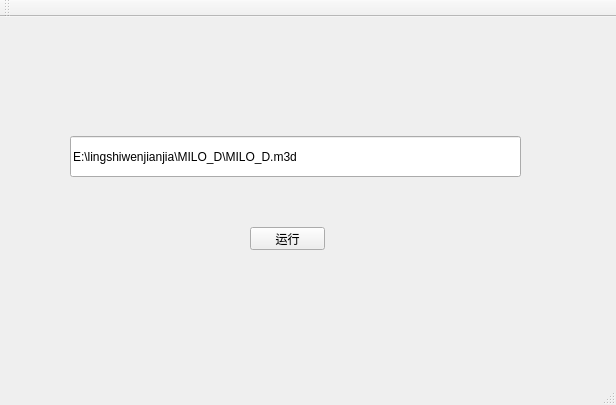
<?xml version="1.0" encoding="UTF-8"?>
<ui version="4.0">
 <class>ContorlClass</class>
 <widget class="QMainWindow" name="ContorlClass">
  <property name="geometry">
   <rect>
    <x>0</x>
    <y>0</y>
    <width>616</width>
    <height>405</height>
   </rect>
  </property>
  <property name="windowTitle">
   <string>Contorl</string>
  </property>
  <widget class="QWidget" name="centralWidget">
   <widget class="QPushButton" name="pushButton">
    <property name="geometry">
     <rect>
      <x>250</x>
      <y>210</y>
      <width>75</width>
      <height>23</height>
     </rect>
    </property>
    <property name="text">
     <string>运行</string>
    </property>
   </widget>
   <widget class="QLineEdit" name="lineEdit">
    <property name="geometry">
     <rect>
      <x>70</x>
      <y>119</y>
      <width>451</width>
      <height>41</height>
     </rect>
    </property>
    <property name="text">
     <string>E:\lingshiwenjianjia\MILO_D\MILO_D.m3d</string>
    </property>
   </widget>
  </widget>
  <widget class="QMenuBar" name="menuBar">
   <property name="geometry">
    <rect>
     <x>0</x>
     <y>0</y>
     <width>616</width>
     <height>23</height>
    </rect>
   </property>
  </widget>
  <widget class="QToolBar" name="mainToolBar">
   <attribute name="toolBarArea">
    <enum>TopToolBarArea</enum>
   </attribute>
   <attribute name="toolBarBreak">
    <bool>false</bool>
   </attribute>
  </widget>
  <widget class="QStatusBar" name="statusBar"/>
 </widget>
 <layoutdefault spacing="6" margin="11"/>
 <resources>
  <include location="Contorl.qrc"/>
 </resources>
 <connections/>
</ui>
